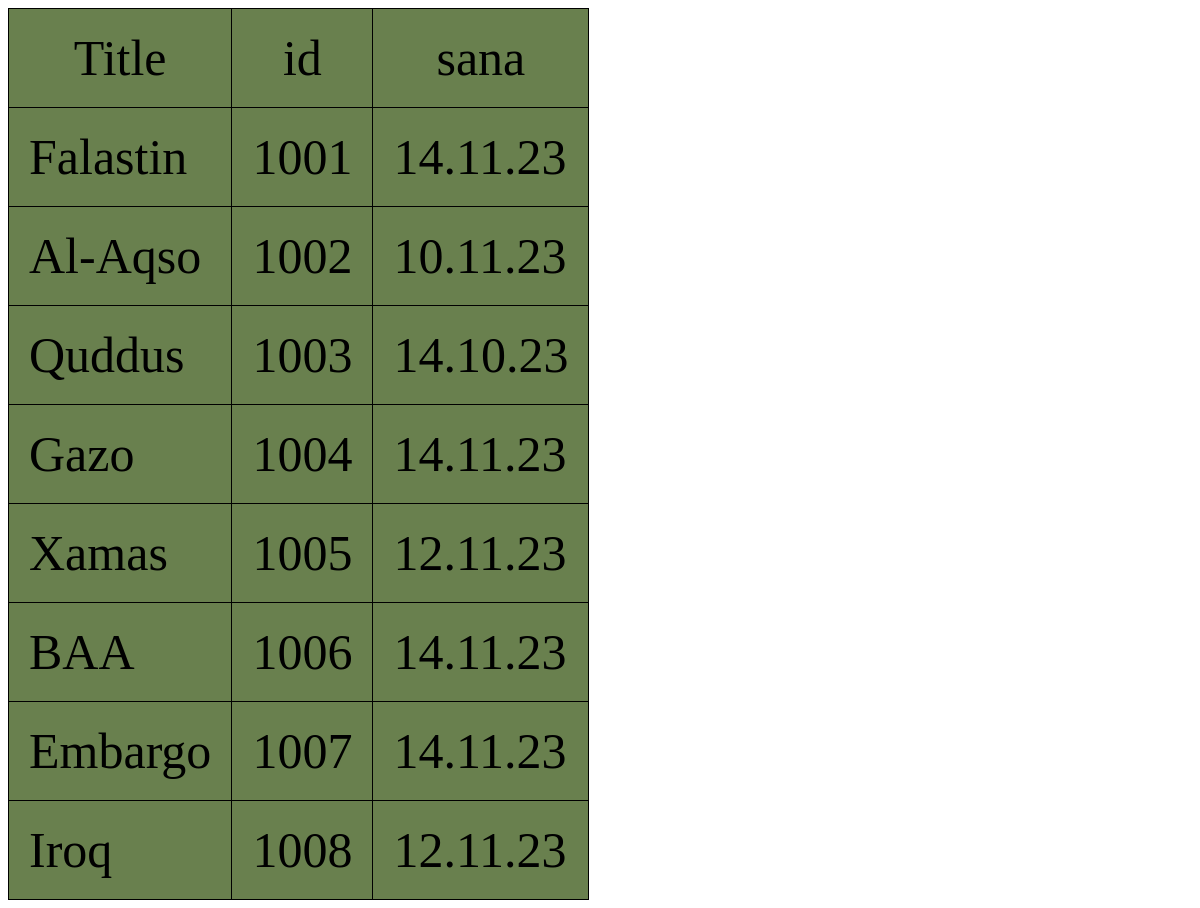
The page / on the database its author committed.
### myapp/models.py (models this page shows)
class Post(models.Model):
    title = models.CharField(max_length=30, blank=True, null=True)
    id = models.IntegerField(primary_key=True, blank=True)
    sana = models.DateField(blank=True)
    def __str__(self) -> str:
        return f"{self.title}, {self.id}, {self.sana}"

### myapp/views.py (the view)
# urls.py: path('', main, name='main'),
def main(request):
    some = Post.objects.all()
    print(some)
    content = [
        {'title':'Falastin', 'id':'1001', 'sana':'14.11.23'},
        {'title':'Al-Aqso', 'id':'1002', 'sana':'10.11.23'},
        {'title':'Quddus', 'id':'1003', 'sana':'14.10.23'},
        {'title':'Gazo', 'id':'1004', 'sana':'14.11.23'},
        {'title':'Xamas', 'id':'1005', 'sana':'12.11.23'},
        {'title':'BAA', 'id':'1006', 'sana':'14.11.23'},
        {'title':'Embargo', 'id':'1007', 'sana':'14.11.23'},
        {'title':'Iroq', 'id':'1008', 'sana':'12.11.23'},
    ]
    return render(request, 'main.html', {'context':content})

### myapp/templates/main.html (shortened to what this page needs)
<!DOCTYPE html>
{% load static %}
<html lang="en">
<head>
    <link rel="stylesheet" href="{% static 'css/post.css' %}">
</head>
<body>
    <table>
        <thead>
            <tr>
                <th>Title</th>
                <th>id</th>
                <th>sana</th>
            </tr>
        </thead>
        <tbody>
            <tr>
                {% for con in context %}
                <td>{{con.title}}</td>
                <td>{{con.id}}</td>
                <td>{{con.sana}}</td>
            </tr>
            {% endfor %}
        </tbody>
    </table>
</body>
</html>

### myapp/static/css/post.css (style rules this page uses)
table, th, td { border-collapse: collapse; border: 1px solid black; padding: 20px; background-color: #69804e; }
th, td { font-weight: 500; font-size: 50px; }

### rows shown on the page
Post: title "Falastin", id "1001", sana "14.11.23"

### other values the page prints
{{ con.title }} "Al-Aqso" "Quddus" "Gazo" "Xamas" "BAA" "Embargo" "Iroq"
{{ con.id }} "1002" "1003" "1004" "1005" "1006" "1007" "1008"
{{ con.sana }} "10.11.23" "14.10.23" "14.11.23" "12.11.23" "14.11.23" "14.11.23" "12.11.23"
